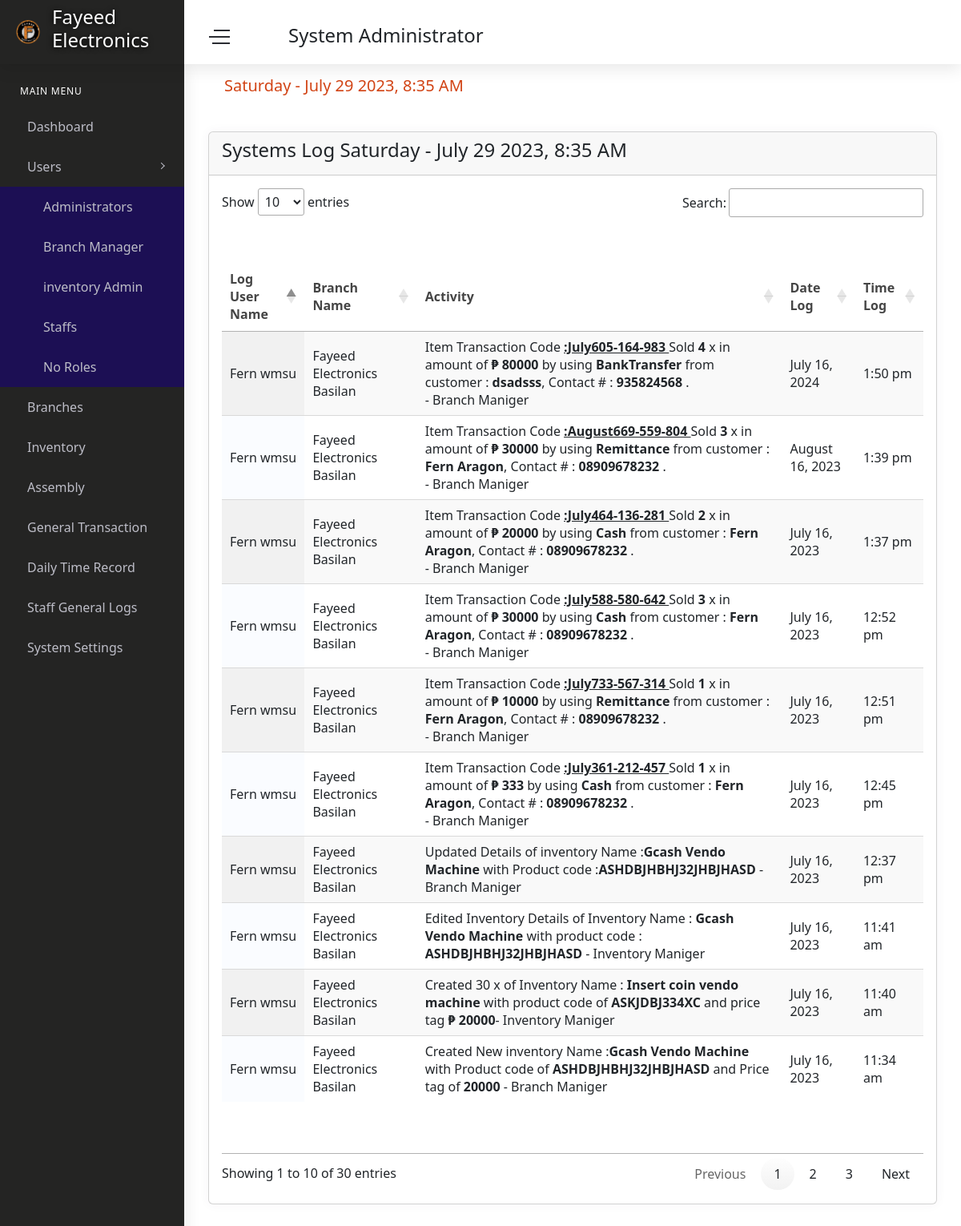
/admin/logs.php (signed in), run on the app's committed database.
### tables this page shows
CREATE TABLE `settings` (
  `SettingsId` int(11) NOT NULL,
  `System_Name` varchar(255) NOT NULL,
  `System_Email` varchar(255) NOT NULL,
  `System_number` varchar(255) NOT NULL,
  `Smtp_email` varchar(255) NOT NULL,
  `Smatp_password` varchar(255) NOT NULL,
  `Smtp_Provider` varchar(255) NOT NULL,
  `Smtp_port` varchar(25) NOT NULL,
  `System_link` varchar(100) NOT NULL,
  `product_control` int(11) NOT NULL,
  `latetimein_morning` varchar(30) NOT NULL,
  `latetimein_afternoon` varchar(30) NOT NULL
);

CREATE TABLE `users` (
  `usersID` int(11) NOT NULL,
  `username` varchar(100) DEFAULT NULL,
  `profile` varchar(255) DEFAULT 'user.png',
  `cover_photo` varchar(255) DEFAULT 'fayeedcover.png',
  `usersFirstName` varchar(50) NOT NULL,
  `usersLastName` varchar(50) NOT NULL,
  `age` int(11) DEFAULT NULL,
  `Address` varchar(100) NOT NULL,
  `CellNumber` varchar(20) DEFAULT NULL,
  `email` varchar(100) NOT NULL,
  `password` varchar(225) DEFAULT NULL,
  `code` int(11) NOT NULL,
  `status` text NOT NULL,
  `roles` int(1) DEFAULT 2
);

CREATE TABLE `logs` (
  `LogsID` int(11) NOT NULL,
  `usersID` int(11) NOT NULL,
  `branchID` int(11) NOT NULL,
  `Activity` varchar(300) NOT NULL,
  `date` varchar(20) NOT NULL,
  `time` varchar(30) NOT NULL
);

CREATE TABLE `branches` (
  `branchID` int(11) NOT NULL,
  `usersID` int(11) NOT NULL,
  `Branch_Name` varchar(100) NOT NULL,
  `Branch_Address` varchar(100) NOT NULL,
  `city` varchar(50) DEFAULT NULL,
  `Branch_Contact_number` varchar(20) NOT NULL,
  `DateCreated` varchar(50) NOT NULL,
  `branch_email` varchar(50) NOT NULL,
  `status` int(1) DEFAULT 2
);

### admin/logs.php (the view, shortened to what this page needs)
<?php include 'head.php'?>
<body>
    <div id="main-wrapper">
        <div class="nav-header">
            <a href="index.html" class="brand-logo">
                <img class="logo-abbr" src="../images/site/fayeed.png" alt="">
                <h4 class="brand-title"><?php echo $settings['System_Name']?></h4>
            </a>
            <div class="nav-control">
                <div class="hamburger">
                    <span class="line"></span><span class="line"></span><span class="line"></span>
                </div>
            </div>
        </div>
        <link href="../vendor/datatables/css/jquery.dataTables.min.css" rel="stylesheet">
        <link href="../vendor/datatables/css/responsive.dataTables.min.css" rel="stylesheet">
        <?php include 'header.php'; include 'sidebar.php'?>
        <div class="content-body">
            <div class="container-fluid">
                <div class="row page-titles mx-0">
                    <div class="col-sm-6 p-md-0">
                        <div class="welcome-text">
                        <h4><?php echo $formattedDate; ?></h4>
                        </div>
                    </div>
                    <div class="col-sm-6 p-md-0 justify-content-sm-end mt-2 mt-sm-0 d-flex">
                    </div>
                </div>
                <div class="row">
                    <div class="col-12">
                        <div class="card">
                            <div class="card-header">
                                <h4>Systems Log <?php echo $formattedDate; ?></h4>
                            </div>
                            <div class="card-body">
                                <div class="table-responsive">
                                    <table id="example" class="display" style="min-width: 100%">
                                        <thead>
                                            <tr>
                                                <th>Log User Name</th>
                                                <th>Branch Name</th>
                                                <th>Activity</th>
                                                <th>Date Log</th>
                                                <th>Time Log</th>
                                            </tr>
                                        </thead>
                                        <tbody>
                                            <?php while($logs = mysqli_fetch_array($logss)){ ?>
                                                <tr>
                                                    <td><?php echo $logs['usersFirstName']." ".$logs['usersLastName'] ?></td>
                                                    <td><?php echo $logs['Branch_Name'] ?></td>
                                                    <td><?php echo $logs['Activity'] ?></td>
                                                    <td><?php echo $logs['date'] ?></td>
                                                    <td><?php echo $logs['time'] ?></td>
                                            </tr>
                                            <?php }?>
                                        </tbody>
                                    </table>
                                </div>
                            </div>
                        </div>
                    </div>
                </div>
            </div>
        </div>
    </div>
</body>
</html>

### admin/header.php (shortened to what this page needs)
<div class="header">
            <div class="header-content">
                <nav class="navbar navbar-expand">
                    <div class="collapse navbar-collapse justify-content-between">
                        <div class="header-left">
                        <div class="search_bar dropdown mt-3">
                                    <h4><?php echo $title?></h4>
                            </div>
                        </div>
                        <ul class="navbar-nav header-right">
                            <li class="nav-item dropdown notification_dropdown">
                                <a class="nav-link" href="#" role="button" data-toggle="dropdown">
                                </a>
                            </li>
                            <li class="nav-item dropdown header-profile">
                                <a class="nav-link" href="#" role="button" data-toggle="dropdown">
                                </a>
                            </li>
                        </ul>
                    </div>
                </nav>
            </div>
        </div>

### data on the page
settings: System_Name "Fayeed Electronics"
users: roles "System Administrator"
logs: usersID.usersFirstName "Fern", usersID.usersLastName "wmsu", branches.Branch_Name "Fayeed Electronics Basilan", Activity "Item Transaction Code :July605-164-983 Sold 4 x in amount of ₱ 80000 by using BankTransfer from customer : dsadsss , Contact # : 935824568 . - Branch Maniger", date "July 16, 2024", time "1:50 pm"
logs: usersID.usersFirstName "Fern", usersID.usersLastName "wmsu", branches.Branch_Name "Fayeed Electronics Basilan", Activity "Item Transaction Code :August669-559-804 Sold 3 x in amount of ₱ 30000 by using Remittance from customer : Fern Aragon , Contact # : 08909678232 . - Branch Maniger", date "August 16, 2023", time "1:39 pm"
logs: usersID.usersFirstName "Fern", usersID.usersLastName "wmsu", branches.Branch_Name "Fayeed Electronics Basilan", Activity "Item Transaction Code :July464-136-281 Sold 2 x in amount of ₱ 20000 by using Cash from customer : Fern Aragon , Contact # : 08909678232 . - Branch Maniger", date "July 16, 2023", time "1:37 pm"
logs: usersID.usersFirstName "Fern", usersID.usersLastName "wmsu", branches.Branch_Name "Fayeed Electronics Basilan", Activity "Item Transaction Code :July588-580-642 Sold 3 x in amount of ₱ 30000 by using Cash from customer : Fern Aragon , Contact # : 08909678232 . - Branch Maniger", date "July 16, 2023", time "12:52 pm"
logs: usersID.usersFirstName "Fern", usersID.usersLastName "wmsu", branches.Branch_Name "Fayeed Electronics Basilan", Activity "Item Transaction Code :July733-567-314 Sold 1 x in amount of ₱ 10000 by using Remittance from customer : Fern Aragon , Contact # : 08909678232 . - Branch Maniger", date "July 16, 2023", time "12:51 pm"
logs: usersID.usersFirstName "Fern", usersID.usersLastName "wmsu", branches.Branch_Name "Fayeed Electronics Basilan", Activity "Item Transaction Code :July361-212-457 Sold 1 x in amount of ₱ 333 by using Cash from customer : Fern Aragon , Contact # : 08909678232 . - Branch Maniger", date "July 16, 2023", time "12:45 pm"
logs: usersID.usersFirstName "Fern", usersID.usersLastName "wmsu", branches.Branch_Name "Fayeed Electronics Basilan", Activity "Updated Details of inventory Name : Gcash Vendo Machine with Product code : ASHDBJHBHJ32JHBJHASD - Branch Maniger", date "July 16, 2023", time "12:37 pm"
logs: usersID.usersFirstName "Fern", usersID.usersLastName "wmsu", branches.Branch_Name "Fayeed Electronics Basilan", Activity "Edited Inventory Details of Inventory Name : Gcash Vendo Machine with product code : ASHDBJHBHJ32JHBJHASD - Inventory Maniger", date "July 16, 2023", time "11:41 am"
logs: usersID.usersFirstName "Fern", usersID.usersLastName "wmsu", branches.Branch_Name "Fayeed Electronics Basilan", Activity "Created 30 x of Inventory Name : Insert coin vendo machine with product code of ASKJDBJ334XC and price tag ₱ 20000 - Inventory Maniger", date "July 16, 2023", time "11:40 am"
logs: usersID.usersFirstName "Fern", usersID.usersLastName "wmsu", branches.Branch_Name "Fayeed Electronics Basilan", Activity "Created New inventory Name : Gcash Vendo Machine with Product code of ASHDBJHBHJ32JHBJHASD and Price tag of 20000 - Branch Maniger", date "July 16, 2023", time "11:34 am"
